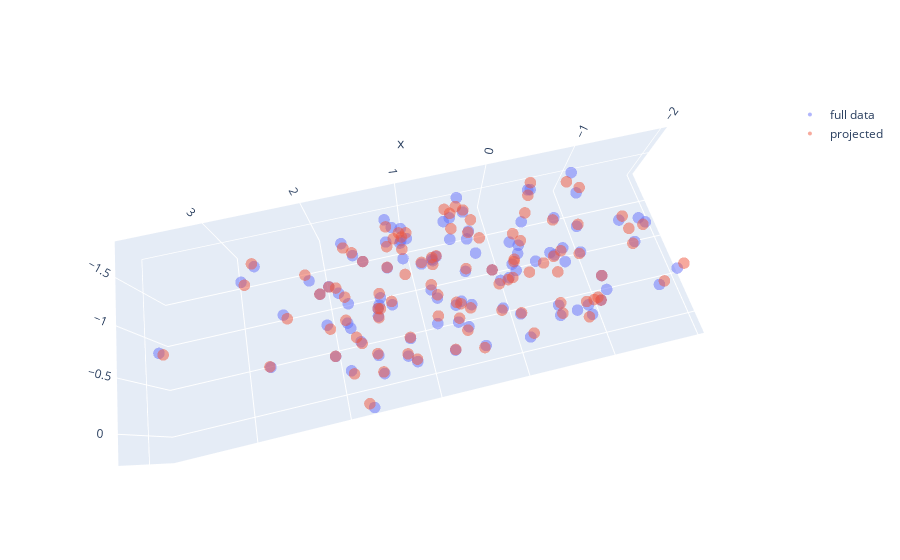

The code cell stored with this chart in its notebook:
### Code cell
fig = go.Figure(data = [(
    go.Scatter3d(
        x=new_data_all[:,0],
        y=new_data_all[:,1],
        z=new_data_all[:,2],
        mode='markers',
        marker=dict(size=4, opacity=0.5), name="full data")
)])

fig.add_trace(
    go.Scatter3d(
        x=new_data_proj[:,0],
        y=new_data_proj[:,1],
        z=new_data_proj[:,0]*0,
        mode='markers',
        marker=dict(size=4,opacity=0.5),
        name="projected" ))

fig.update_layout(scene_aspectmode='data')
fig.show()
